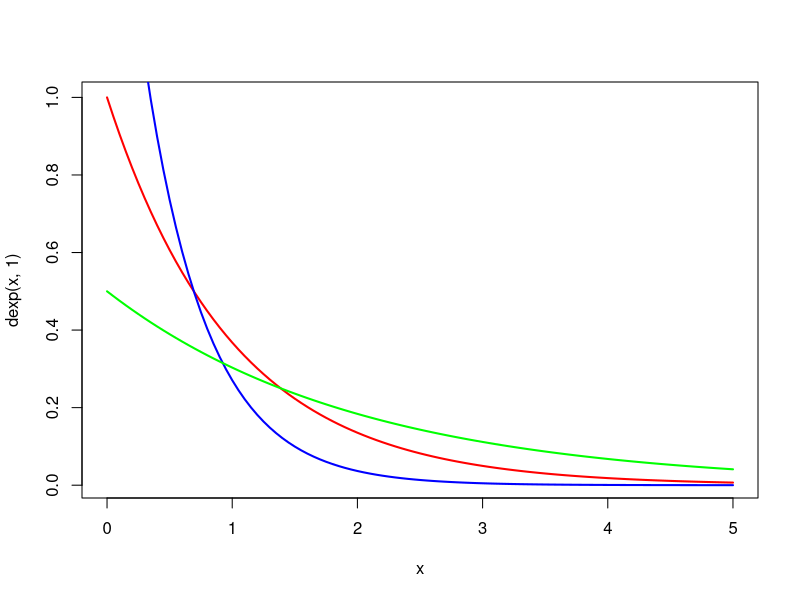
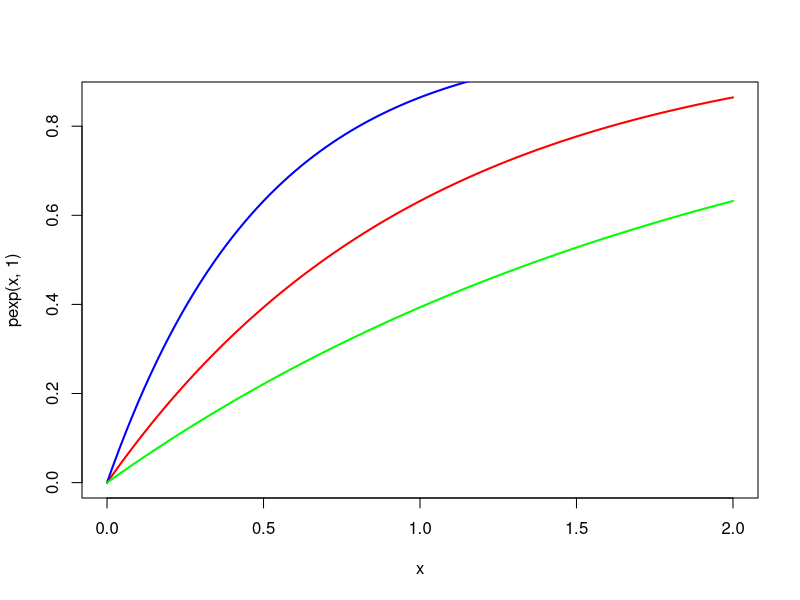

Source code (R) for these figures, in order:
## ---- chunk 1
knitr::opts_chunk$set(echo = TRUE)
## ---- chunk 2
x<- c(1:20)
mean(x)
## ---- chunk 3
sd(x)
## ---- chunk 4
cumsum(x) 
## ---- chunk 5
fixed_perm <- function( n, k ){
  # generate a random permutation of {1,2,3,...,n} 
  # with exactly k fixed points# n is assumed an integer > 0, with k in {1,2,3,...,n}
  # ch is a variable we introduce as a test check
  ch <- 0
  while( ch == 0 ){
    # generate a random candidate permutation
    x <- sample(n)
    # compute number of fixed points; if 0 then 
    # set ch to 1
    if( sum( x == 1:n) == k){
      ch <- 1 }
    }
    # output permutation sigma in matrix form where 
    # row 1 is 1:n and row 2 entry i is the 
    # value sigma(i)
  return(matrix(c(1:n,x),nrow=2,byrow=T))
}
## ---- chunk 6
fixed_perm(10,5)
## ---- chunk 7
rnorm(5, mean = 0, sd = 1) 
## ---- chunk 8
dnorm(2.5, mean = -0.2, sd = 4)
## ---- chunk 9
pnorm(1, mean = 0, sd = 1)
## ---- chunk 10
qnorm(0.84, mean = 0, sd = 1)
## ---- chunk 11
qnorm(pnorm(1,mean = 0, sd = 1), mean = 0, sd = 1)
## ---- chunk 12
dexp(0:4, 1)
## ---- chunk 13
x <- (0:100)/20 # the mesh
plot(x, dexp(x,1), lwd = 2, col = "red", type = 'l')
points(x, dexp(x,2), lwd = 2, col = "blue", type = 'l')
points(x, dexp(x, 0.5), lwd = 2, col = 'green', type= 'l')
## ---- chunk 14
x <- (0:100)/50 # the mesh
plot(x, pexp(x,1), lwd = 2, col = "red", type = 'l')
points(x, pexp(x,2), lwd = 2, col = "blue", type = 'l')
points(x, pexp(x, 0.5), lwd = 2, col = 'green', type= 'l')
## ---- chunk 15
sample(20)
## ---- chunk 16
x <- rnorm(5,0,1)
x
sample(x)
## ---- chunk 17
x <- 1:10
sample(x,5)
## ---- chunk 18
set.seed(2025)
sample(x, 5, replace = T)
## ---- chunk 19
set.seed(2025)
x <- rnorm(100, mean = 0, sd = 2)
summary(x)
## ---- chunk 20
set.seed(2025)
x <- sample(c(rnorm(10, 0, 1), c(NA, NA, NA)))
## ---- chunk 21
var(x)
## ---- chunk 22
var(x, na.rm = TRUE)
## ---- chunk 23
x <- runif(50, 0, 1) # uniform 
y <- 2*x + 1 + 0.01*rnorm(50,0,1) # y = 2*x + 1 + noise
cor.test(x, y)
